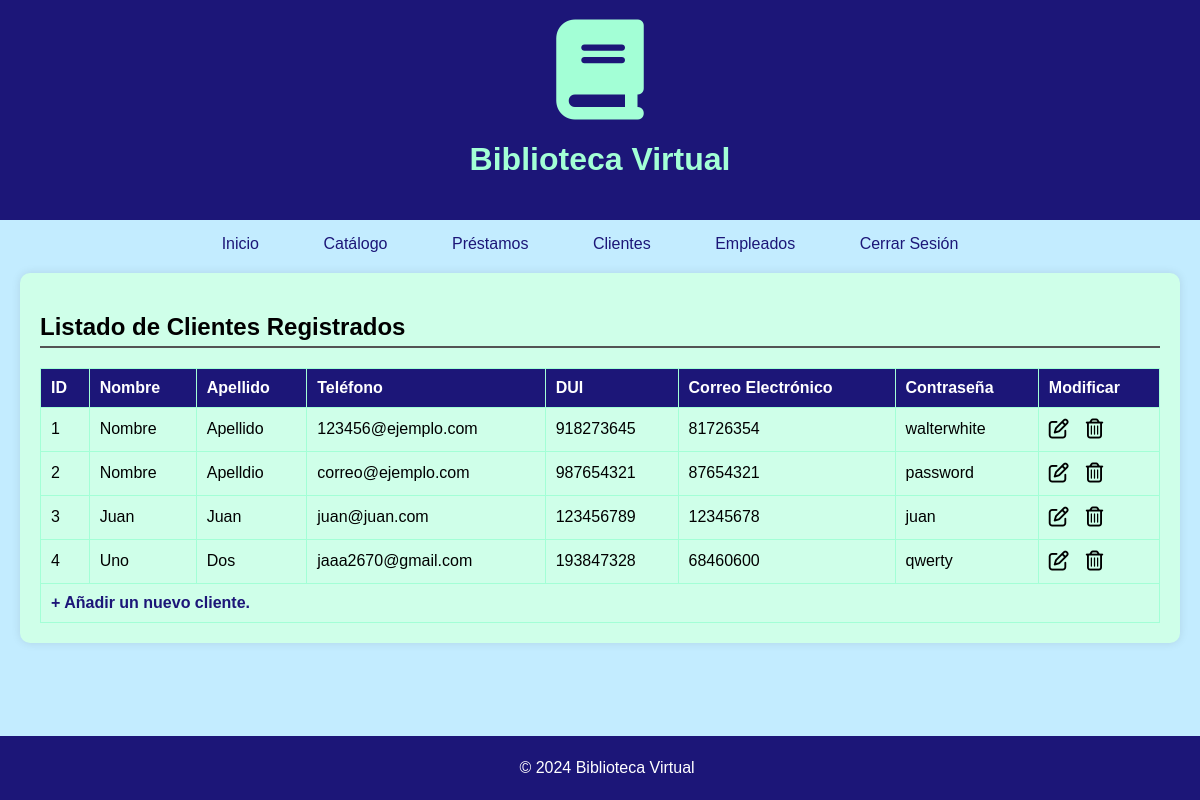
The page /clientes.php on the database its author committed.
### tables this page shows
CREATE TABLE `usuarios` (
  `ID` int(8) NOT NULL,
  `nombre` varchar(255) NOT NULL,
  `apellido` varchar(255) NOT NULL,
  `correoElectronico` varchar(255) NOT NULL,
  `DUI` int(9) NOT NULL,
  `telefono` int(8) NOT NULL,
  `contrasena` varchar(255) NOT NULL,
  `empleado` tinyint(1) NOT NULL,
  `admin` tinyint(1) NOT NULL
);

### clientes.php (the view, shortened to what this page needs)
<!DOCTYPE html>
    <html lang="es">
    <head>
        <link rel="stylesheet" href="assets/style.css">
    </head>
    <body>
        <?php
            include('assets/menu.php');
            $clientes = new Database();
        ?>
        <article class="clientes">
            <h1 id="Clientes">Listado de Clientes Registrados</h1>
            <main>
                <table>
                    <thead>
                        <tr>
                            <th>ID</th>
                            <th>Nombre</th>
                            <th>Apellido</th>
                            <th>Teléfono</th>
                            <th>DUI</th>
                            <th>Correo Electrónico</th>
                            <th>Contraseña</th>
                            <th>Modificar</th>
                        </tr>
                    </thead>
                    <tbody>
                        <?php
                            $lista = $clientes->mostrarElementos('usuarios');
                            while($row = mysqli_fetch_object($lista)){
                                $id = $row->ID;
                                $nombre = $row->nombre;
                                $apellido = $row->apellido;
                                $correo = $row->correoElectronico;
                                $dui = $row->DUI;
                                $telefono = $row->telefono;
                                $contraseña = $row->contrasena;
                                ?>
                                <tr>
                                    <td>
                                        <?php
                                            echo $id;
                                        ?>
                                    </td>
                                    <td>
                                        <?php
                                            echo $nombre;
                                        ?>
                                    </td>
                                    <td>
                                        <?php
                                            echo $apellido;
                                        ?>
                                    </td>
                                    <td>
                                        <?php
                                            echo $correo;
                                        ?>
                                    </td>
                                    <td>
                                        <?php
                                            echo $dui;
                                        ?>
                                    </td>
                                    <td>
                                        <?php
                                            echo $telefono;
                                        ?>
                                    </td>
                                    <td>
                                        <?php
                                            echo $contraseña;
                                        ?>
                                    </td>
                                    <td>
                                        <a class="boton" href="modificarCliente.php?id=<?php echo $id; ?>&mod"><i class="fa-regular fa-pen-to-square"></i></a>
                                        <a class="boton" href="modificarCliente.php?id=<?php echo $id; ?>&del"><i class="fa-regular fa-trash-can"></i></a>
                                    </td>
                                </tr>
                                <?php
                            }
                        ?>
                        <tr>
                            <td colspan="8">
                                <a class="add" href="agregarCliente.php">+ Añadir un nuevo cliente.</a>
                            </td>
                        </tr>
                    </tbody>
                </table>
            </main>
        </article>
    </body>
</html>

### assets/style.css (style rules this page uses)
:root { --navy: #1C1678; --lightBlue: #c3ecff; --mint: #A3FFD6; --clearColor: #cfffe9; }
body { font-family: Arial, sans-serif; margin: 0; padding: 0; background-color: var(--lightBlue); }
article { background-color: var(--clearColor); margin: 20px 20px 75px 20px; padding: 20px; border-radius: 10px; box-shadow: 0 0 10px rgba(0, 0, 0, 0.1); }
article h1 { border-bottom: 2px solid #545454; padding-bottom: 5px; }
article main { margin-top: 10px; }
table { width: 100%; border-collapse: collapse; margin-top: 10px; }
table th, table td { padding: 10px; border: 1px solid var(--mint); }
table th { background-color: var(--navy); color: white; text-align: left; }
.add { color: var(--navy); font-size: 1em; font-weight: bold; text-decoration: none; }
.boton { font-size: 1.25em; color: black; }

### rows shown on the page
usuarios: ID "1", nombre "Nombre", apellido "Apellido", correoElectronico "123456@ejemplo.com", DUI "918273645", telefono "81726354", contrasena "walterwhite"
usuarios: ID "2", nombre "Nombre", apellido "Apelldio", correoElectronico "correo@ejemplo.com", DUI "987654321", telefono "87654321", contrasena "password"
usuarios: ID "3", nombre "Juan", apellido "Juan", correoElectronico "juan@juan.com", DUI "123456789", telefono "12345678", contrasena "juan"
usuarios: ID "4", nombre "Uno", apellido "Dos", correoElectronico "jaaa2670@gmail.com", DUI "193847328", telefono "68460600", contrasena "qwerty"
